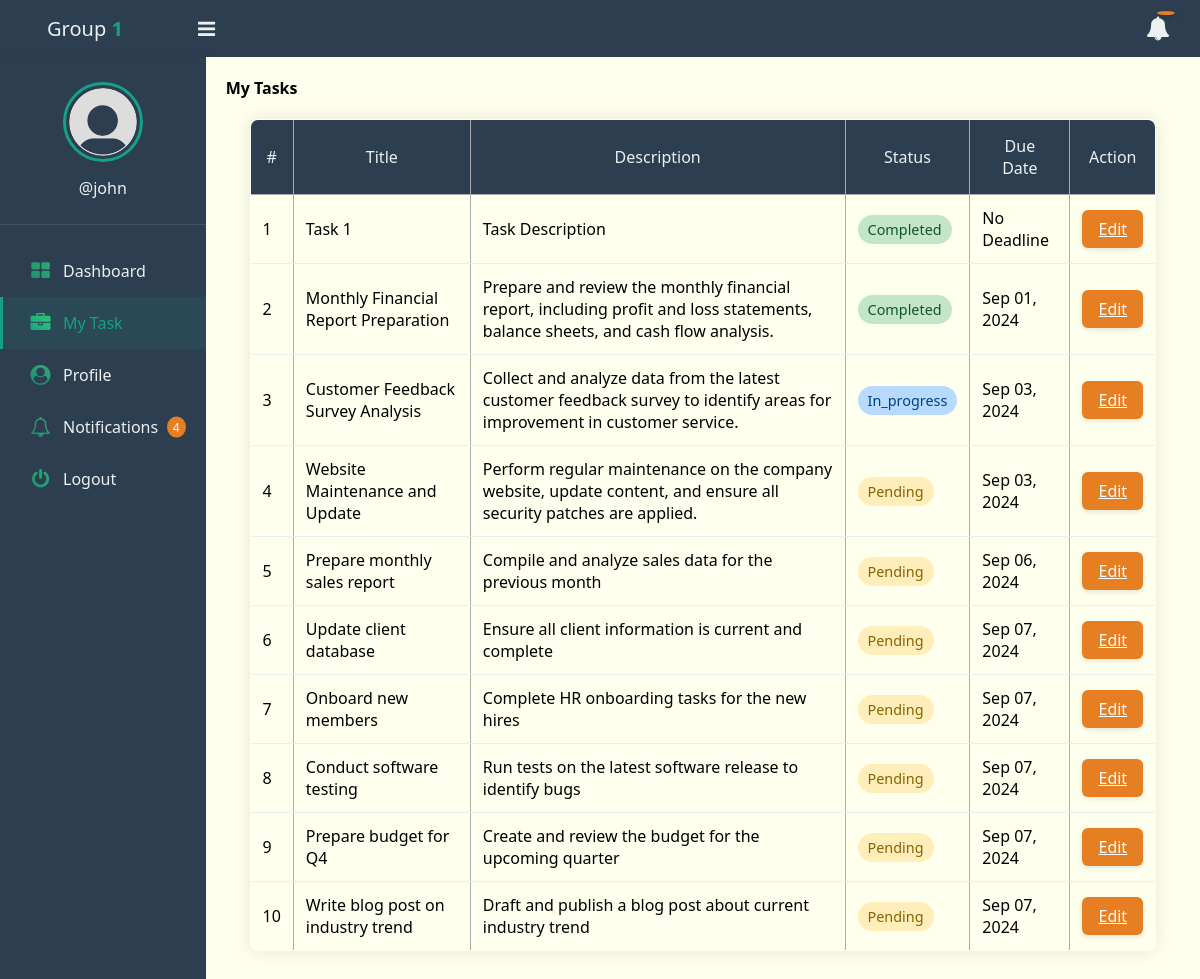
/my_task.php (signed in), run on the app's committed database.
### tables this page shows
CREATE TABLE `tasks` (
  `id` int(11) NOT NULL,
  `title` varchar(100) NOT NULL,
  `description` text DEFAULT NULL,
  `assigned_to` int(11) DEFAULT NULL,
  `due_date` date DEFAULT NULL,
  `status` enum('pending','in_progress','completed') DEFAULT 'pending',
  `created_at` timestamp NOT NULL DEFAULT current_timestamp()
);

### app/Model/Task.php (called while the page is built, shortened)
<?php
function get_all_tasks_by_id($conn, $id)
{
    $sql = "SELECT * FROM tasks WHERE assigned_to=?";
    $stmt = $conn->prepare($sql);
    $stmt->execute([$id]);
    if ($stmt->rowCount() > 0) {
        $tasks = $stmt->fetchAll();
    } else $tasks = 0;
    return $tasks;
}

### my_task.php (the view, shortened to what this page needs)
<?php
if (isset($_SESSION['role']) && isset($_SESSION['id'])) {
	include "DB_connection.php";
	include "app/Model/Task.php";
	include "app/Model/User.php";
	$tasks = get_all_tasks_by_id($conn, $_SESSION['id']);
?>
	<!DOCTYPE html>
	<html>
	<head>
		<link rel="stylesheet" href="https://stackpath.bootstrapcdn.com/font-awesome/4.7.0/css/font-awesome.min.css">
		<link rel="stylesheet" href="css/style.css">
	</head>
	<body>
		<?php include "inc/header.php" ?>
		<div class="body">
			<?php include "inc/nav.php" ?>
			<section class="section-1">
				<h4 class="title">My Tasks</h4>
				<?php if ($tasks != 0) { ?>
					<table class="main-table">
						<tr>
							<th>#</th>
							<th>Title</th>
							<th>Description</th>
							<th>Status</th>
							<th>Due Date</th>
							<th>Action</th>
						</tr>
						<?php $i = 0;
						foreach ($tasks as $task) { ?>
							<tr>
								<td><?= ++$i ?></td>
								<td><?= $task['title'] ?></td>
								<td><?= $task['description'] ?></td>
								<td>
									<?php
									$status_class = '';
									switch ($task['status']) {
										case 'pending':
											$status_class = 'status-pending';
											break;
										case 'in_progress':
											$status_class = 'status-progress';
											break;
										case 'completed':
											$status_class = 'status-completed';
											break;
									}
									?>
									<span class="status <?php echo $status_class; ?>"><?= $task['status'] ?></span>
								</td>
								<td>
									<?php
									if ($task['due_date'] == "" || $task['due_date'] == "0000-00-00") {
										echo "No Deadline";
									} else {
										echo date('M d, Y', strtotime($task['due_date']));
									}
									?>
								</td>
								<td>
									<a href="edit-task-member.php?id=<?= $task['id'] ?>" class="edit-btn">Edit</a>
								</td>
							</tr>
						<?php	} ?>
					</table>
				<?php } else { ?>
					<h3>Empty</h3>
				<?php  } ?>
			</section>
		</div>
	</body>
	</html>
<?php } else {
	$em = "First login";
	header("Location: login.php?error=$em");
	exit();
}
?>

### css/style.css (style rules this page uses)
* { padding: 0; margin: 0; box-sizing: border-box; font-family: 'Segoe UI', Arial, sans-serif; transition: all 0.3s ease; }
:root { --primary: #2C3E50; --secondary: #16A085; --accent: #E67E22; --light: #ECF0F1; --danger: #E74C3C; --success: #27AE60; --text-dark: #2C3E50; --text-light: #ECF0F1; }
.body { display: flex; }
.section-1 { padding: 20px; background: #f8f9fa; min-height: 100vh; }
.section-1 .title { margin-bottom: 10px; }
.section-1 { width: 100%; background: #ffe; }
.main-table, .main-table tr, .main-table th, .main-table td { border: 1px solid #aaa; border-collapse: collapse; padding: 7px; }
.main-table { width: 95%; margin: 20px auto; border-radius: 8px; overflow: hidden; box-shadow: 0 0 20px rgba(0,0,0,0.1); }
.main-table th { background: var(--primary); color: var(--text-light); padding: 15px; font-weight: 500; }
.main-table td { padding: 12px; border-bottom: 1px solid #eee; }
.btn, .delete-btn, .edit-btn { padding: 8px 16px; border-radius: 6px; border: none; cursor: pointer; font-weight: 500; transition: all 0.3s ease; box-shadow: 0 2px 5px rgba(0,0,0,0.1); }
.edit-btn { background: var(--accent); color: white; }
.status { padding: 6px 12px; border-radius: 20px; font-size: 14px; font-weight: 500; }
.status-pending { background: rgba(230, 126, 34, 0.1); color: var(--accent); }
.status-progress { background: rgba(22, 160, 133, 0.1); color: var(--secondary); }
.status-completed { background: rgba(39, 174, 96, 0.1); color: var(--success); }

### my_task.php (style rules this page uses)
.status { padding: 5px 10px; border-radius: 15px; font-size: 0.9em; text-transform: capitalize; }
.status-pending { background-color: #ffeeba; color: #856404; }
.status-progress { background-color: #b8daff; color: #004085; }
.status-completed { background-color: #c3e6cb; color: #155724; }

### data on the page
tasks: title "Task 1", description "Task Description", status "Completed", shows "No Deadline"
tasks: title "Monthly Financial Report Preparation", description "Prepare and review the monthly financial report, including profit and loss statements, balance sheets, and cash flow analysis.", status "Completed", due_date "Sep 01, 2024"
tasks: title "Customer Feedback Survey Analysis", description "Collect and analyze data from the latest customer feedback survey to identify areas for improvement in customer service.", status "In_progress", due_date "Sep 03, 2024"
tasks: title "Website Maintenance and Update", description "Perform regular maintenance on the company website, update content, and ensure all security patches are applied.", status "Pending", due_date "Sep 03, 2024"
tasks: title "Prepare monthly sales report", description "Compile and analyze sales data for the previous month", status "Pending", due_date "Sep 06, 2024"
tasks: title "Update client database", description "Ensure all client information is current and complete", status "Pending", due_date "Sep 07, 2024"
tasks: title "Onboard new members", description "Complete HR onboarding tasks for the new hires", status "Pending", due_date "Sep 07, 2024"
tasks: title "Conduct software testing", description "Run tests on the latest software release to identify bugs", status "Pending", due_date "Sep 07, 2024"
tasks: title "Prepare budget for Q4", description "Create and review the budget for the upcoming quarter", status "Pending", due_date "Sep 07, 2024"
tasks: title "Write blog post on industry trend", description "Draft and publish a blog post about current industry trend", status "Pending", due_date "Sep 07, 2024"

### other printed values
$_SESSION['username'] "john"
$unread_count "4"
